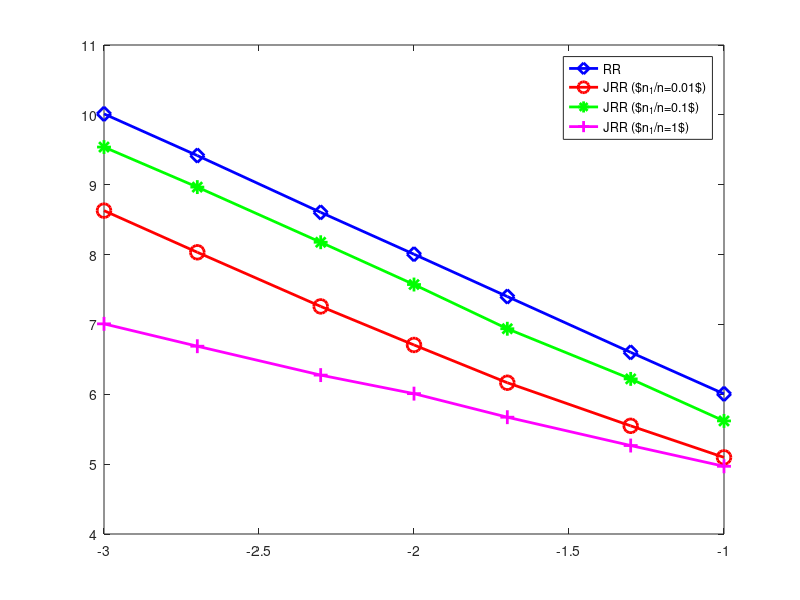

Here is the MATLAB script that generated this plot: (Note: this script raises an error after producing the figure.)
close all
clear
clc

E=[0.001, 0.002, 0.005, 0.01, 0.02, 0.05, 0.1];

load ./estimated_n10k_f001.mat
var_pro_f001=[];
var_pro_f001(1,:)=var_pro;
var_rr_f001(1,:)=var_RR;
re_pro1=mean((abs(est_pro1-n1)./n1+abs(est_pro0-n0)./n0)./2,2);
re_rr1=mean((abs(est_rr1-n1)./n1+abs(est_rr0-n0)./n0)./2,2);
load ./estimated_n40k_f001.mat
var_pro_f001(2,:)=var_pro;
var_rr_f001(2,:)=var_RR;
re_pro2_f001=mean((abs(est_pro1-n1)./n1+abs(est_pro0-n0)./n0)./2,2);
re_rr2=mean((abs(est_rr1-n1)./n1+abs(est_rr0-n0)./n0)./2,2);
load ./estimated_n80k_f001.mat
var_pro_f001(3,:)=var_pro;
var_rr_f001(3,:)=var_RR;
re_pro4=mean((abs(est_pro1-n1)./n1+abs(est_pro0-n0)./n0)./2,2);
re_rr4=mean((abs(est_rr1-n1)./n1+abs(est_rr0-n0)./n0)./2,2);


load ./estimated_n10k_f01.mat
var_pro_f01=[];
var_pro_f01(1,:)=var_pro;
re_pro1_f01=mean((abs(est_pro1-n1)./n1+abs(est_pro0-n0)./n0)./2,2);
re_rr1_f01=mean((abs(est_rr1-n1)./n1+abs(est_rr0-n0)./n0)./2,2);
load ./estimated_n40k_f01.mat
var_pro_f01(2,:)=var_pro;
re_pro2_f01=mean((abs(est_pro1-n1)./n1+abs(est_pro0-n0)./n0)./2,2);
re_rr2_f01=mean((abs(est_rr1-n1)./n1+abs(est_rr0-n0)./n0)./2,2);
load ./estimated_n80k_f01.mat
var_pro_f01(3,:)=var_pro;
re_pro4_f01=mean((abs(est_pro1-n1)./n1+abs(est_pro0-n0)./n0)./2,2);
re_rr4_f01=mean((abs(est_rr1-n1)./n1+abs(est_rr0-n0)./n0)./2,2);


load ./estimated_n10k_f1.mat
var_pro_f1=[];
var_pro_f1(1,:)=var_pro;
re_pro1_f1=mean((abs(est_pro1-n1)./n1),2);
re_rr1_f1=mean((abs(est_rr1-n1)./n1),2);
load ./estimated_n40k_f1.mat
var_pro_f1(2,:)=var_pro;
re_pro2_f1=mean((abs(est_pro1-n1)./n1),2);
re_rr2_f1=mean((abs(est_rr1-n1)./n1),2);
load ./estimated_n80k_f1.mat
var_pro_f1(3,:)=var_pro;
re_pro4_f1=mean((abs(est_pro1-n1)./n1),2);
re_rr4_f1=mean((abs(est_rr1-n1)./n1),2);


%% display of MSE
figure
plot(log10(E),log10(var_rr_f001(1,:)),'-bd','LineWidth',2,'Markersize',10)
hold on
plot(log10(E),log10(var_pro_f001(1,:)),'-ro','LineWidth',2,'Markersize',10)
hold on
plot(log10(E),log10(var_pro_f01(1,:)),'-g*','LineWidth',2,'Markersize',10)
hold on
plot(log10(E),log10(var_pro_f1(1,:)),'-m+','LineWidth',2,'Markersize',10)
h=legend("RR","JRR ($n_1/n=0.01$)","JRR ($n_1/n=0.1$)","JRR ($n_1/n=1$)",Interpreter='latex');
xlabel("$\varepsilon$",Interpreter='latex')
ylabel("MSE")
set(gca,'xTick',[log10(0.001),log10(0.002),log10(0.005),log10(0.01),...
    log10(0.02),log10(0.05),log10(0.1)]);
set(gca,'xTickLabel',{'0.001','0.002','0.005','0.01','0.02','0.05','0.1'});
set(gca,'yTick',[5,7,9,11]);
set(gca,'yTickLabel',{'10^5','10^7','10^9','10^{11}'});
axis([-3.05 -0.95 5 11])
set(gca,'Fontsize',20,'Fontname','Times New Roman')
set(h,'Fontsize',16,'Fontname','Times New Roman')
print -painters -dpdf -r300 MSE_n_10k.pdf


figure
plot(log10(E),log10(var_rr_f001(2,:)),'-bd','LineWidth',2,'Markersize',8)
hold on
plot(log10(E),log10(var_pro_f001(2,:)),'-ro','LineWidth',2,'Markersize',8)
hold on
plot(log10(E),log10(var_pro_f01(2,:)),'-g*','LineWidth',2,'Markersize',8)
hold on
plot(log10(E),log10(var_pro_f1(2,:)),'-m+','LineWidth',2,'Markersize',8)
h=legend("RR","JRR ($n_1/n=0.01$)","JRR ($n_1/n=0.1$)","JRR ($n_1/n=1$)",Interpreter='latex');
xlabel("$\varepsilon$",Interpreter='latex')
ylabel("MSE")
set(gca,'xTick',[log10(0.001),log10(0.002),log10(0.005),log10(0.01),...
    log10(0.02),log10(0.05),log10(0.1)]);
set(gca,'xTickLabel',{'0.001','0.002','0.005','0.01','0.02','0.05','0.1'});
set(gca,'yTick',[5,7,9,11]);
set(gca,'yTickLabel',{'10^5','10^7','10^9','10^{11}'});
axis([-3.05 -0.95 5 11])
set(gca,'Fontsize',20,'Fontname','Times New Roman')
set(h,'Fontsize',16,'Fontname','Times New Roman')
print -painters -dpdf -r300 MSE_n_40k.pdf


figure
plot(log10(E),log10(var_rr_f001(3,:)),'-bd','LineWidth',2,'Markersize',8)
hold on
plot(log10(E),log10(var_pro_f001(3,:)),'-ro','LineWidth',2,'Markersize',8)
hold on
plot(log10(E),log10(var_pro_f01(3,:)),'-g*','LineWidth',2,'Markersize',8)
hold on
plot(log10(E),log10(var_pro_f1(3,:)),'-m+','LineWidth',2,'Markersize',8)
h=legend("RR","JRR ($n_1/n=0.01$)","JRR ($n_1/n=0.1$)","JRR ($n_1/n=1$)",Interpreter='latex');
xlabel("$\varepsilon$",Interpreter='latex')
ylabel("MSE")
set(gca,'xTick',[log10(0.001),log10(0.002),log10(0.005),log10(0.01),...
    log10(0.02),log10(0.05),log10(0.1)]);
set(gca,'xTickLabel',{'0.001','0.002','0.005','0.01','0.02','0.05','0.1'});
set(gca,'yTick',[5,7,9,11]);
set(gca,'yTickLabel',{'10^5','10^7','10^9','10^{11}'});
axis([-3.05 -0.95 5 11])
set(gca,'Fontsize',20,'Fontname','Times New Roman')
set(h,'Fontsize',16,'Fontname','Times New Roman')
print -painters -dpdf -r300 MSE_n_80k.pdf


% %% display of RE
% figure
% plot(log10(E),log10(re_rr1),':bd','LineWidth',2,'Markersize',10)
% hold on
% plot(log10(E),log10(re_pro1),'-bd','LineWidth',2,'Markersize',10)
% hold on
% plot(log10(E),log10(re_rr1_f01),':r+','LineWidth',2,'Markersize',10)
% hold on
% plot(log10(E),log10(re_pro1_f01),'-r+','LineWidth',2,'Markersize',10)
% hold on
% h=legend("RR $n_1/n=0.01$","JRR f=0.01","RR f=0.1","JRR f=0.1",'location','SW',Interpreter='latex');
% xlabel("$\varepsilon$",Interpreter='latex')
% ylabel("ARE")
% set(gca,'xTick',[log10(0.001),log10(0.002),log10(0.005),log10(0.01),...
%     log10(0.02),log10(0.05),log10(0.1)]);
% set(gca,'xTickLabel',{'0.001','0.002','0.005','0.01','0.02','0.05','0.1'});
% set(gca,'yTick',[log10(0.1),log10(1),log10(10),log10(100),log10(500)]);
% set(gca,'yTickLabel',{'0.1','1','10','100','500'});
% axis([log10(0.0009) log10(0.11) log10(0.08) log10(600) ])
% set(gca,'Fontsize',18)
% set(h,'Fontsize',15)
% print -painters -dpdf -r300 RE_n10k.pdf
% 
% 
% figure
% plot(log10(E),log10(re_rr2),':bd','LineWidth',2,'Markersize',10)
% hold on
% plot(log10(E),log10(re_pro2),'-bd','LineWidth',2,'Markersize',10)
% hold on
% plot(log10(E),log10(re_rr2_f01),':r+','LineWidth',2,'Markersize',10)
% hold on
% plot(log10(E),log10(re_pro2_f01),'-r+','LineWidth',2,'Markersize',10)
% hold on
% h=legend("RR f=0.01","JRR f=0.01","RR f=0.1","JRR f=0.1",'location','SW');
% xlabel("\varepsilon",Interpreter='latex')
% ylabel("ARE")
% set(gca,'xTick',[log10(0.001),log10(0.002),log10(0.005),log10(0.01),...
%     log10(0.02),log10(0.05),log10(0.1)]);
% set(gca,'xTickLabel',{'0.001','0.002','0.005','0.01','0.02','0.05','0.1'});
% set(gca,'yTick',[log10(0.1),log10(1),log10(10),log10(100),log10(500)]);
% set(gca,'yTickLabel',{'0.1','1','10','100','500'});
% axis([log10(0.0009) log10(0.11) log10(0.08) log10(500) ])
% set(gca,'Fontsize',20,'Fontname','Times New Roman')
% set(h,'Fontsize',18,'Fontname','Times New Roman')
% print -painters -dpdf -r300 RE_n40k.pdf
% 
% 
% figure
% plot(log10(E),log10(re_rr4),':bd','LineWidth',2,'Markersize',10)
% hold on
% plot(log10(E),log10(re_pro4),'-bd','LineWidth',2,'Markersize',10)
% hold on
% plot(log10(E),log10(re_rr4_f01),':r+','LineWidth',2,'Markersize',10)
% hold on
% plot(log10(E),log10(re_pro4_f01),'-r+','LineWidth',2,'Markersize',10)
% hold on
% h=legend("RR f=0.01","JRR f=0.01","RR f=0.1","JRR f=0.1",'location','SW');
% xlabel("\varepsilon",Interpreter='latex')
% ylabel("ARE")
% set(gca,'xTick',[log10(0.001),log10(0.002),log10(0.005),log10(0.01),...
%     log10(0.02),log10(0.05),log10(0.1)]);
% set(gca,'xTickLabel',{'0.001','0.002','0.005','0.01','0.02','0.05','0.1'});
% set(gca,'yTick',[log10(0.1),log10(1),log10(10),log10(100),log10(500)]);
% set(gca,'yTickLabel',{'0.1','1','10','100','500'});
% axis([log10(0.0009) log10(0.11) log10(0.08) log10(500) ])
% set(gca,'Fontsize',18)
% set(h,'Fontsize',15)
% print -painters -dpdf -r300 RE_n80k.pdf